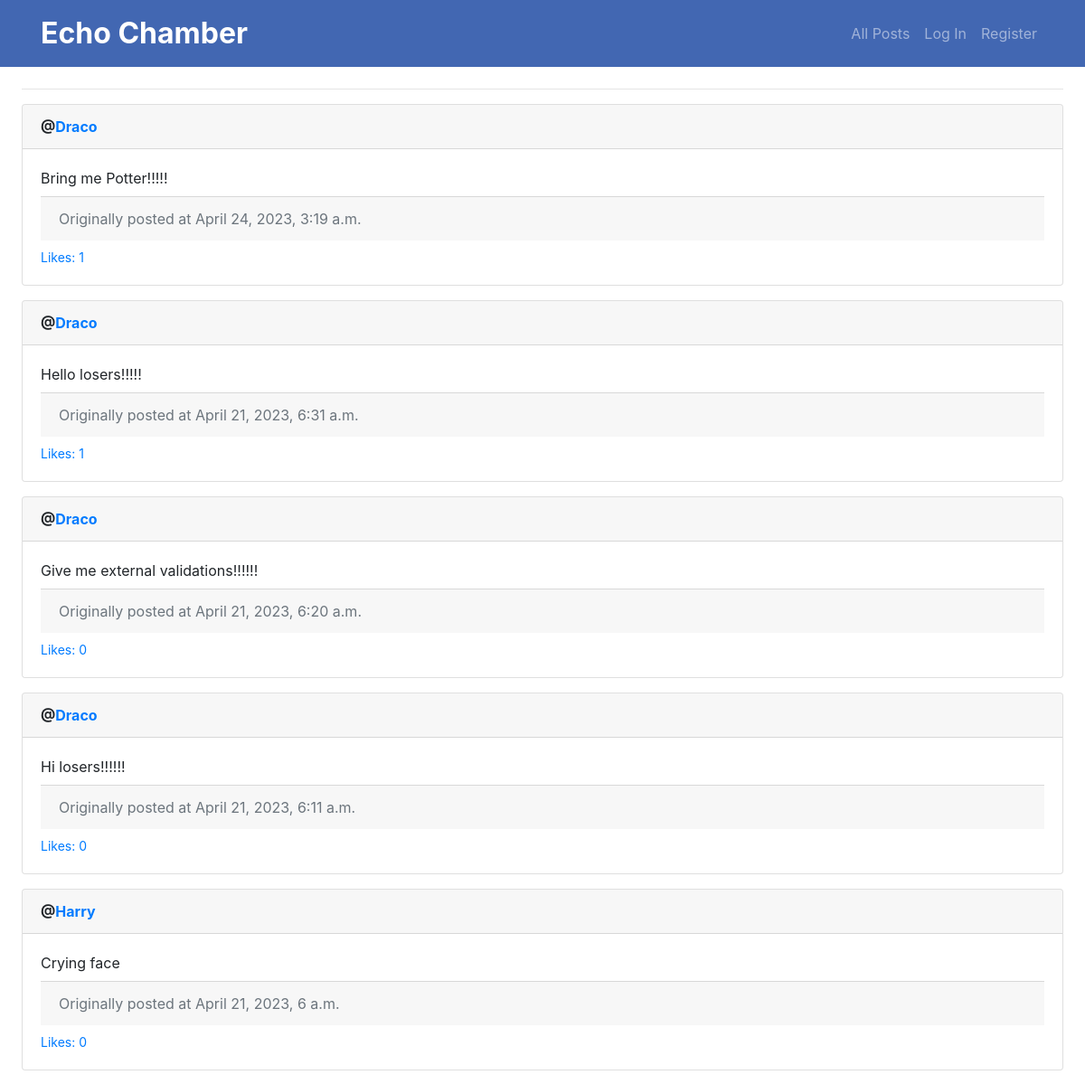
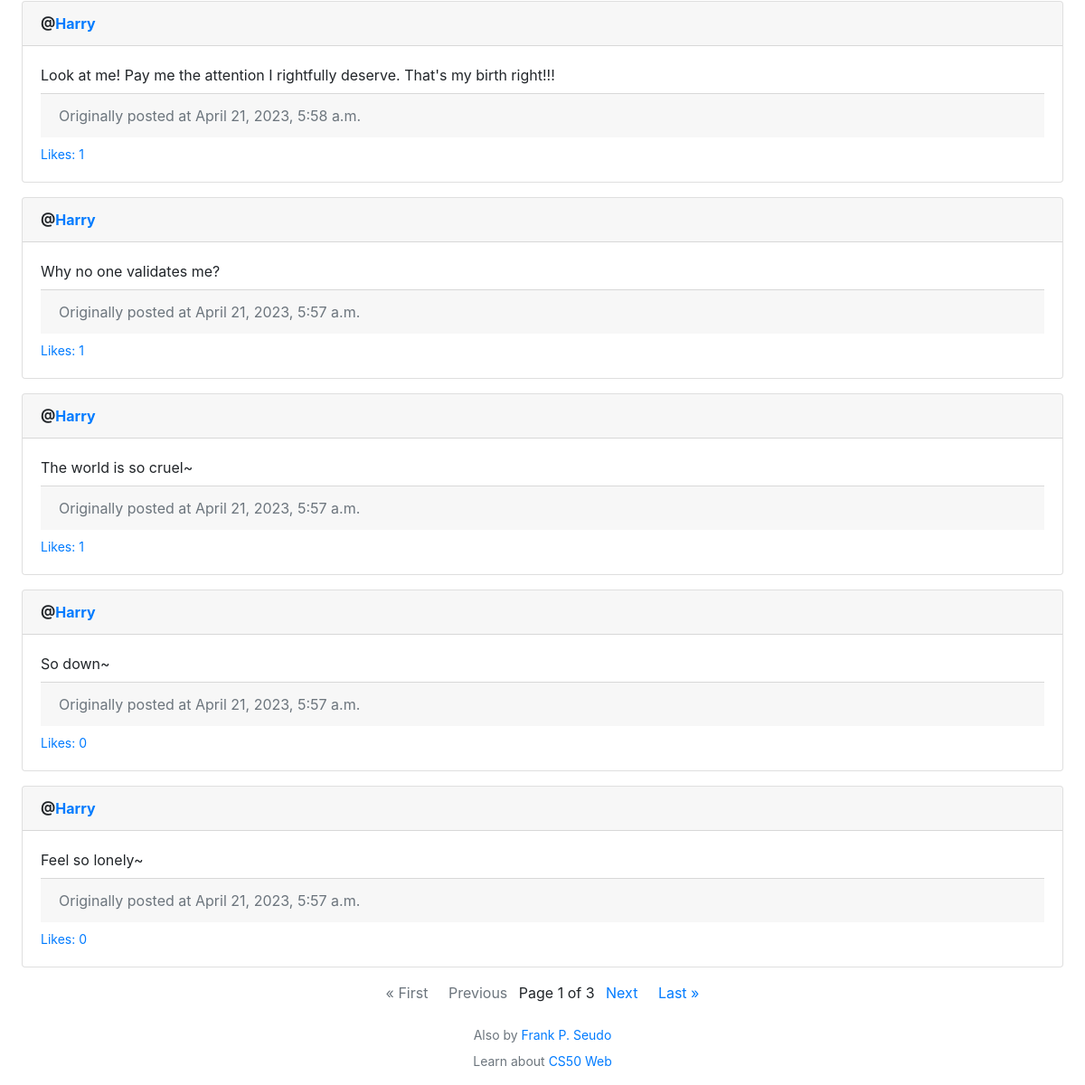
The page / on the database its author committed (2 pictures, top to bottom).
### network/models.py (models this page shows, shortened)
class Post(models.Model):
    creator = models.ForeignKey(User, on_delete=models.CASCADE)
    post = models.CharField(max_length=500)
    timestamp = models.DateTimeField(auto_now_add=True)

class User(AbstractUser):
    pass

### network/views.py (the view)
# urls.py: path("", views.index, name="index"),
def index(request):
    posts = Post.objects.all()
    posts = sortAndCount(request, posts)
    paginator = Paginator(posts, 10)
    page_number = request.GET.get('page')
    if page_number is None:
        page_number = 1
    posts = paginator.get_page(page_number)
    return render(request, "network/index.html", {
        "posts": posts,
        "index": True,
    })

### network/helpers.py (called while the page is built, shortened)
def sortAndCount(request, posts):
  def Fn(item):
    timestamp = item.timestamp
    return -int(timestamp.strftime("%Y%m%d%H%M%S"))
  posts = sorted(posts, key=Fn)
  for post in posts:
    likes = Like.objects.filter(post=post)
    if likes:
      post.like_count = likes.count()
    else:
      post.like_count = 0
  return posts

### network/templates/network/index.html (shortened to what this page needs)
{% extends "network/layout.html" %}
{% block body %}
    {% if victim %}
        <h2><span class="font-weight-bold">{{ victim.username }}</span> has</h2>
        <p class="ml-2">. . . <span class="font-weight-bold" id="stalker-count">{{ victim.follower_count }}</span> stalkers, which may or may not be sex offenders.</p>
        <p class="ml-2">. . . been stalking <span class="font-weight-bold">{{ victim.following_count}}</span> users, which may or may not be bots.</p>
        {% if user.is_authenticated %}
            {% if not victim.narcissistic %}
            <button class="btn btn-primary btn-sm" id="btn-follow" data-user="{{ user.id }}" data-victim="{{ victim.id }}">
                {% if victim.followed %}
                    Unfollow
                {% else %}
                    Follow
                {% endif %}
            </button>
            {% endif %}
        {% endif %}
        <hr>
        <h3>{{ victim.username }}'s Wonderful Ideas:</h3>
    {% else %}
        <hr>
    {% endif %}
    {% for post in posts %}
    <div class="card mb-3" id="card-{{ post.id }}">
        <div class="card-header font-weight-bold">
            @<a href="{% url 'profile' post.creator.id %}" class="">{{ post.creator }}</a>
        </div>
        <div class="card-body">
            <div class="card-text mb-2" id="post-body-{{ post.id }}">{{ post.post }}</div>
            <div class="card-footer text-muted">Originally posted at {{ post.timestamp }}</div>
            <div class="d-flex justify-content-between pt-2">
                <small class="text-primary">Likes:
                    <span id="like-count-{{ post.id }}">{{ post.like_count }}</span>
                </small>
            </div>
        </div>
    </div>
    {% endfor %}
    {% if posts %}
    <div class="pagination justify-content-center">
        <span class="step-links">
            <a {% if posts.has_previous %} href="?page=1" {% else %} class="text-muted disabled-link" {% endif %}>&laquo; First </a>
            <span>&nbsp; &nbsp;</span>
            <a {% if posts.has_previous %} href="?page={{ posts.previous_page_number }}" {% else %} class="text-muted disabled-link" {% endif %}>Previous</a>
            <span class="current mx-2">
                Page {{ posts.number }} of {{ posts.paginator.num_pages }}
            </span>
            <a {% if posts.has_next %} href="?page={{ posts.next_page_number }}" {% else %} class="text-muted disabled-link" {% endif %}>Next</a>
            <span>&nbsp; &nbsp;</span>
            <a {% if posts.has_next %} href="?page={{ posts.paginator.num_pages }}" {% else %} class="text-muted disabled-link" {% endif %}> Last &raquo;</a>
        </span>
    </div>
    {% endif %}
{% endblock %}

### network/templates/network/layout.html (shortened to what this page needs)
{% load static %}
<!DOCTYPE html>
<html lang="en">
    <head>
        <link rel="stylesheet" href="https://cdn.jsdelivr.net/npm/bootstrap@4.6.2/dist/css/bootstrap.min.css">
        <link href="{% static 'network/styles.css' %}" rel="stylesheet">
    </head>
    <body>
        <nav class="navbar navbar-expand-md navbar-dark fb-blue mb-3">
            <div class="container">
                <a href="{% url 'index' %}" class="navbar-brand font-weight-bold brand-font">Echo Chamber</a>
                <div class="collapse navbar-collapse" id="navbarNavDropdown">
                    <ul class="navbar-nav ml-auto">
                        <li class="nav-item">
                        <a class="nav-link" href="{% url 'index' %}">All Posts</a>
                        </li>
                        {% if user.is_authenticated %}
                            <li class="nav-item">
                                <a class="nav-link" href="{% url 'following' %}">Following</a>
                            </li>
                            <li class="nav-item">
                                <a class="nav-link" href="{% url 'logout' %}">Log Out</a>
                            </li>
                        {% else %}
                            <li class="nav-item">
                                <a class="nav-link" href="{% url 'login' %}">Log In</a>
                            </li>
                            <li class="nav-item">
                                <a class="nav-link" href="{% url 'register' %}">Register</a>
                            </li>
                        {% endif %}
                    </ul>
                </div>
            </div>
        </nav>
        <main class="m-4">
            {% block body %}
            {% endblock %}
        </main>
        <footer class="mb-3 small text-center text-muted">
            <div class="mb-2">Also by <a href="https://frankpseudo.com/" target="_blank">Frank P. Seudo</a></div>
            <div>Learn about <a href="https://www.edx.org/course/cs50s-web-programming-with-python-and-javascript" target="_blank">CS50 Web</a></div>
        </footer>
    </body>
</html>

### network/templates/network/layout.html (style rules this page uses)
.disabled-link { pointer-events: none; }
.brand-font { font-size: xx-large; }
.fb-blue { background-color: #4267B2; }

### rows shown on the page
Post: creator "Draco", post "Bring me Potter!!!!!", timestamp "April 24, 2023, 3:19 a.m.", like_count "1"
Post: creator "Draco", post "Hello losers!!!!!", timestamp "April 21, 2023, 6:31 a.m.", like_count "1"
Post: creator "Draco", post "Give me external validations!!!!!!", timestamp "April 21, 2023, 6:20 a.m.", like_count "0"
Post: creator "Draco", post "Hi losers!!!!!!", timestamp "April 21, 2023, 6:11 a.m.", like_count "0"
Post: creator "Harry", post "Crying face", timestamp "April 21, 2023, 6 a.m.", like_count "0"
Post: creator "Harry", post "Look at me! Pay me the attention I rightfully deserve. That's my birth right!!!", timestamp "April 21, 2023, 5:58 a.m.", like_count "1"
Post: creator "Harry", post "Why no one validates me?", timestamp "April 21, 2023, 5:57 a.m.", like_count "1"
Post: creator "Harry", post "The world is so cruel~", timestamp "April 21, 2023, 5:57 a.m.", like_count "1"
Post: creator "Harry", post "So down~", timestamp "April 21, 2023, 5:57 a.m.", like_count "0"
Post: creator "Harry", post "Feel so lonely~", timestamp "April 21, 2023, 5:57 a.m.", like_count "0"

### other values the page prints
{{ posts.number }} "1"
{{ posts.paginator.num_pages }} "3"
